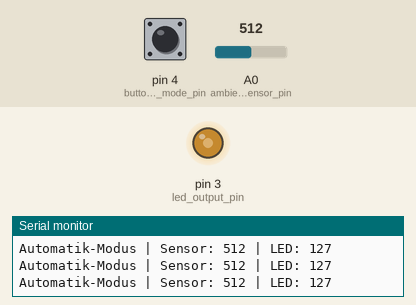
A sketch run on a simulated Arduino Uno, built with avr-gcc and run on an emulated ATmega328P. On the bench: output pins drawn as LEDs (lit = HIGH), the last lines printed to the serial monitor. The test bench sets the inputs (shaded band); at power-on: pin 4 (button_manual_mode_pin) HIGH, A0 (ambience_sensor_pin) = 512.

Above: at 2.2 s.
2.3 s: pin 4 (button_manual_mode_pin) pulled LOW for 3.2 s
At 7.2 s:
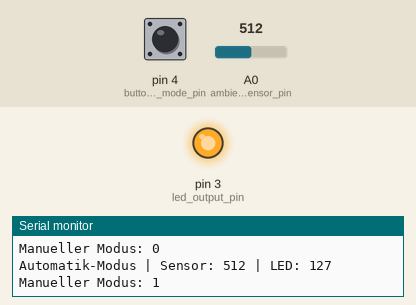
7.5 s: pin 4 (button_manual_mode_pin) pulled LOW for 0.3 s
At 9.7 s:
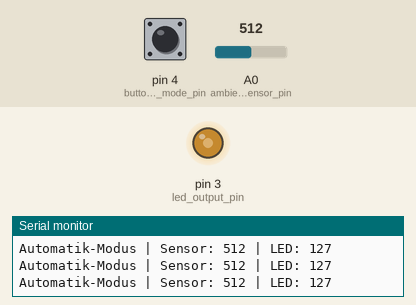
10.1 s: A0 (ambience_sensor_pin) set to 716
At 11.0 s:
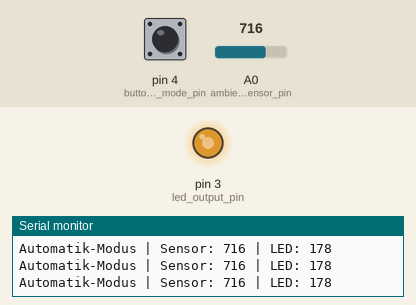
11.6 s: A0 (ambience_sensor_pin) set to 122
At 12.3 s:
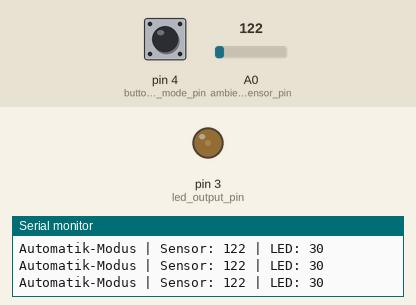
13.1 s: A0 (ambience_sensor_pin) set to 511
At 13.6 s:
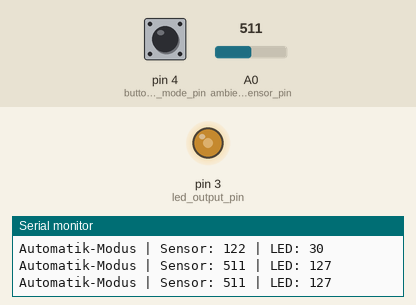
Timing chart, 0 to 15.6 s (numbered marks = the images above; inputs shaded):
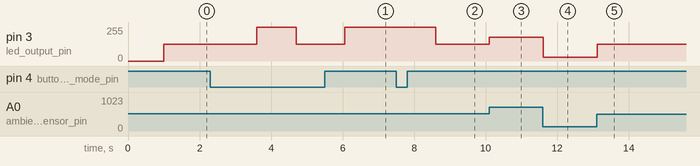

Measured:
- after the input at 2.3 s, pin 3 (led_output_pin): 127/255 → 255/255 after 1.3 s, → 127/255 1.1 s later, → 255/255 1.4 s later
- after the input at 7.5 s, pin 3 (led_output_pin): 255/255 → 127/255 after 1.1 s
- after the input at 10.1 s, pin 3 (led_output_pin): 127/255 → 178/255 at once
- after the input at 11.6 s, pin 3 (led_output_pin): 178/255 → 30/255 at once
- after the input at 13.1 s, pin 3 (led_output_pin): 30/255 → 127/255 at once

The sketch:

Nachtlicht.ino
```cpp
/**
 * Nachtlicht
 * ==========
 *
 * Musterlösung zur Aufgabe "Automatisches Nachtlicht" im Folienskript. Das Programm nutzt Pulsweitenmodulation
 * um die Helligkeit einer LED in Abhängigkeit von der Umgebungshelligkeit einstellen. Zusützlich kann die LED
 * über einen Button auf maximall hell eingestellt werden.
 *
 * HINWEIS: Der Sensor liefert eine umso größere Spannung, je dunkler es ist!
 *
 * HINWEIS: Die Buttons werden hier mit der delay()-Funktion rudimentär entprellt. Jedoch wird, um nicht vom
 * Analogsensor abzulenken, nicht geprüft, ob ein Button auch tatsächlich wieder losgelassen wurde, bevor eine
 * Aktion ausgelöst wird. In einem echten Programm sollte man das vor allem bei dem Toggle-Button machen, der
 * bei erkanntem Tastendruck den aktuellen Modus wechselt.
 *
 * Hardwareaufbau:
 * ---------------
 *
 * - KY-018 Fotowiderstand an Analogpin A0
 * - LED mit Vorwiderstand an Digtialpin ~3
 * - Button, der gegen GND schaltet, an Digitalpin 4
 *
 * Relevante Dokumentation
 * -----------------------
 *
 * https://docs.arduino.cc/language-reference/en/functions/digital-io/pinMode/
 * https://docs.arduino.cc/language-reference/en/functions/digital-io/digitalread/
 * https://docs.arduino.cc/language-reference/en/functions/digital-io/digitalwrite/
 * https://docs.arduino.cc/language-reference/en/functions/analog-io/analogWrite/
 * https://sensorkit.joy-it.net/de/sensors/ky-018
 */

constexpr int ambience_sensor_pin = A0;
constexpr int led_output_pin = 3;
constexpr int button_manual_mode_pin = 4;

/**
 * Initialisierung der Hardware nach dem Einschalten
 */
void setup() {
  pinMode(ambience_sensor_pin, INPUT);
  pinMode(led_output_pin, OUTPUT);
  pinMode(button_manual_mode_pin, INPUT_PULLUP);

  Serial.begin(9600);
  delay(1000);
  Serial.println("Bereit ...");
}

/**
 * Unendlich oft ausgeführte Hauptprogrammlogik
 */
void loop() {
  // Fotowiderstand auslesen
  int ambience_sensor_value = analogRead(ambience_sensor_pin);

  // Button abfragen
  static bool manual_mode = false;

  if (!digitalRead(button_manual_mode_pin)) {
    delay(100);
    if (!digitalRead(button_manual_mode_pin)) manual_mode = !manual_mode;

    Serial.print("Manueller Modus: ");
    Serial.println(manual_mode);

    delay(1000);
  }

  // LED ansteuern
  if (manual_mode) {
    digitalWrite(led_output_pin, HIGH);
  } else {
    int led_output_pwm = ambience_sensor_value / 1024.0 * 255;
    analogWrite(led_output_pin, led_output_pwm);

    Serial.print("Automatik-Modus | ");
    Serial.print("Sensor: ");
    Serial.print(ambience_sensor_value);
    Serial.print(" | LED: ");
    Serial.println(led_output_pwm);

    delay(250);
  }
}
```
